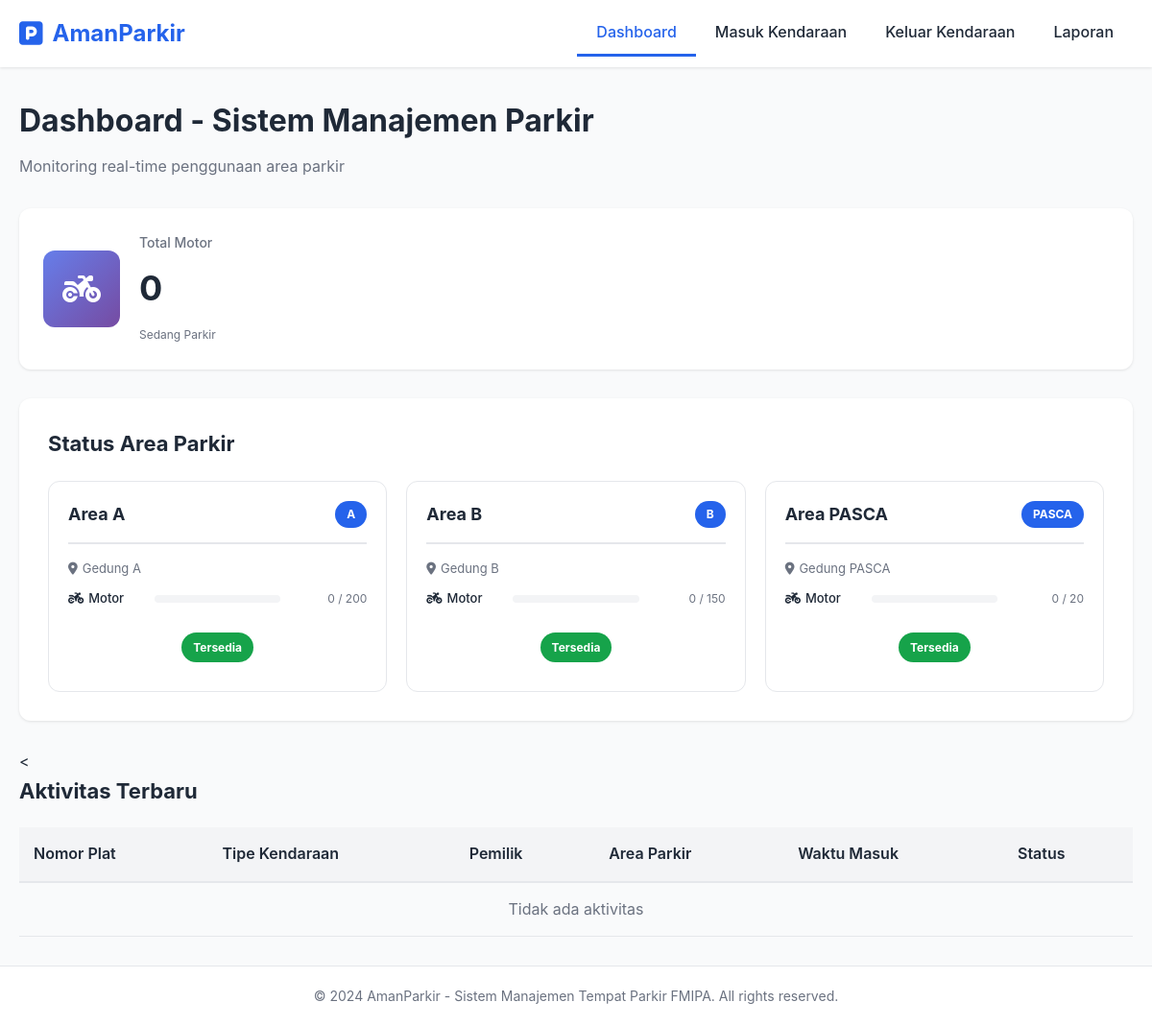
The page / on the database its author committed.
### tables this page shows
CREATE TABLE IF NOT EXISTS parking_areas (
    id INT PRIMARY KEY AUTO_INCREMENT,
    area_code VARCHAR(50) UNIQUE NOT NULL,
    area_name VARCHAR(100) NOT NULL,
    location VARCHAR(255),
    total_capacity INT NOT NULL,
    motorcycle_capacity INT NOT NULL,
    car_capacity INT NOT NULL,
    current_motorcycle INT DEFAULT 0,
    current_car INT DEFAULT 0,
    status ENUM('active', 'inactive') DEFAULT 'active',
    created_at TIMESTAMP DEFAULT CURRENT_TIMESTAMP,
    updated_at TIMESTAMP DEFAULT CURRENT_TIMESTAMP ON UPDATE CURRENT_TIMESTAMP
);

### app/controllers/HomeController.php (called while the page is built, shortened)
<?php
require_once __DIR__ . '/../models/ParkingArea.php';
require_once __DIR__ . '/../models/ParkingTransaction.php';
class HomeController {
    private $parkingArea;
    private $parkingTransaction;
    public function __construct($db) {
        $this->parkingArea = new ParkingArea($db);
        $this->parkingTransaction = new ParkingTransaction($db);
    }
    public function index() {
        $parkingAreas = $this->parkingArea->getAllWithStatus();
        $totalParking = 0;
        $totalMotorcycles = 0;
        $totalCars = 0;
        foreach ($parkingAreas as $area) {
            $totalParking += $area['current_vehicles'];
            $totalMotorcycles += $area['current_motorcycles'];
            $totalCars += $area['current_cars'];
        }
        $recentTransactions = $this->parkingTransaction->getAll(10, 0);
        $data = [
            'parkingAreas' => $parkingAreas,
            'totalParking' => $totalParking,
            'totalMotorcycles' => $totalMotorcycles,
            'totalCars' => $totalCars,
            'recentTransactions' => $recentTransactions
        ];
        require_once __DIR__ . '/../views/dashboard.php';
    }
}
?>

### app/models/ParkingArea.php (called while the page is built, shortened)
<?php
class ParkingArea {
    private $conn;
    private $table = 'parking_areas';
    public function __construct($db) {
        $this->conn = $db;
    }
    public function getAllWithStatus() {
        $query = "SELECT
                    pa.*,
                    (SELECT COUNT(*) FROM parking_transactions WHERE parking_area_id = pa.id AND is_active = TRUE) as current_vehicles,
                    (SELECT COUNT(*) FROM parking_transactions pt
                        JOIN vehicles v ON pt.vehicle_id = v.id
                        JOIN vehicle_types vt ON v.vehicle_type_id = vt.id
                        WHERE pt.parking_area_id = pa.id AND pt.is_active = TRUE AND vt.type_code = 'MC') as current_motorcycles,
                    (SELECT COUNT(*) FROM parking_transactions pt
                        JOIN vehicles v ON pt.vehicle_id = v.id
                        JOIN vehicle_types vt ON v.vehicle_type_id = vt.id
                        WHERE pt.parking_area_id = pa.id AND pt.is_active = TRUE AND vt.type_code = 'CAR') as current_cars
                  FROM " . $this->table . " pa
                  WHERE pa.status = 'active'
                  ORDER BY pa.area_code ASC";
        $result = $this->conn->query($query);
        return $result->fetch_all(MYSQLI_ASSOC);
    }
}
?>

### app/models/ParkingTransaction.php (called while the page is built, shortened)
<?php
class ParkingTransaction {
    private $conn;
    private $table = 'parking_transactions';
    public function __construct($db) {
        $this->conn = $db;
    }
    public function getAll($limit = 100, $offset = 0) {
        $query = "SELECT pt.*, v.plate_number, v.owner_name, vt.type_name, pa.area_name
                  FROM " . $this->table . " pt
                  JOIN vehicles v ON pt.vehicle_id = v.id
                  JOIN vehicle_types vt ON v.vehicle_type_id = vt.id
                  JOIN parking_areas pa ON pt.parking_area_id = pa.id
                  ORDER BY pt.created_at DESC
                  LIMIT ? OFFSET ?";
        $stmt = $this->conn->prepare($query);
        $stmt->bind_param("ii", $limit, $offset);
        $stmt->execute();
        return $stmt->get_result()->fetch_all(MYSQLI_ASSOC);
    }
}
?>

### app/views/dashboard.php (the view, shortened to what this page needs)
<?php
require_once __DIR__ . '/header.php';
?>
<div class="page-header">
    <h1>Dashboard - Sistem Manajemen Parkir</h1>
    <p>Monitoring real-time penggunaan area parkir</p>
</div>
<div class="stats-container">
    <div class="stat-card">
        <div class="stat-icon total-vehicles">
            <i class="fas fa-motorcycle"></i>
        </div>
        <div class="stat-content">
            <h3>Total Motor</h3>
            <p class="stat-value"><?php echo $data['totalMotorcycles']; ?></p>
            <span class="stat-label">Sedang Parkir</span>
        </div>
    </div>
</div>
<section class="section">
    <h2 class="section-title">Status Area Parkir</h2>
    <div class="areas-grid">
        <?php foreach ($data['parkingAreas'] as $area): ?>
        <div class="area-card">
            <div class="area-header">
                <h3><?php echo htmlspecialchars($area['area_name']); ?></h3>
                <span class="area-code"><?php echo htmlspecialchars($area['area_code']); ?></span>
            </div>
            <div class="area-location">
                <i class="fas fa-map-marker-alt"></i>
                <?php echo htmlspecialchars($area['location']); ?>
            </div>
            <div class="capacity-info">
                <div class="capacity-row">
                    <span class="label"><i class="fas fa-motorcycle"></i> Motor</span>
                    <div class="progress-bar">
                    </div>
                    <span class="capacity-text"><?php echo $area['current_motorcycles']; ?> / <?php echo $area['motorcycle_capacity']; ?></span>
                </div>
            </div>
            <div class="area-status <?php echo ($area['current_vehicles'] >= $area['total_capacity'] - 5) ? 'warning' : 'normal'; ?>">
                <?php
                $percentage = ($area['current_vehicles'] / $area['total_capacity']) * 100;
                if ($percentage >= 90) {
                    echo '<span class="badge danger">Hampir Penuh</span>';
                } elseif ($percentage >= 70) {
                    echo '<span class="badge warning">Cukup Penuh</span>';
                } else {
                    echo '<span class="badge success">Tersedia</span>';
                }
                ?>
            </div>
        </div>
        <?php endforeach; ?>
    </div>
</section>
<   <h2 class="section-title">Aktivitas Terbaru</h2>
    <div class="table-responsive">
        <table class="table">
            <thead>
                <tr>
                    <th>Nomor Plat</th>
                    <th>Tipe Kendaraan</th>
                    <th>Pemilik</th>
                    <th>Area Parkir</th>
                    <th>Waktu Masuk</th>
                    <th>Status</th>
                </tr>
            </thead>
            <tbody>
                <?php if (empty($data['recentTransactions'])): ?>
                <tr>
                    <td colspan="6" class="text-center">Tidak ada aktivitas</td>
                </tr>
                <?php endif; ?>
            </tbody>
        </table>
    </div>
<?php require_once __DIR__ . '/footer.php'; ?>

### public/css/style.css (style rules this page uses)
:root { --primary-color: #2563eb; --primary-dark: #1e40af; --danger-color: #dc2626; --success-color: #16a34a; --warning-color: #ea580c; --light-bg: #f3f4f6; --border-color: #e5e7eb; --text-dark: #1f2937; --text-light: #6b7280; }
* { margin: 0; padding: 0; box-sizing: border-box; }
body { font-family: -apple-system, BlinkMacSystemFont, 'Segoe UI', Roboto, 'Helvetica Neue', Arial, sans-serif; background-color: #f9fafb; color: var(--text-dark); line-height: 1.6; }
.page-header { margin-bottom: 30px; }
.page-header h1 { font-size: 32px; margin-bottom: 10px; color: var(--text-dark); }
.page-header p { color: var(--text-light); font-size: 16px; }
.stats-container { display: grid; grid-template-columns: repeat(auto-fit, minmax(280px, 1fr)); gap: 20px; margin-bottom: 30px; }
.stat-card { background: white; border-radius: 12px; padding: 25px; display: flex; align-items: center; gap: 20px; box-shadow: 0 1px 3px rgba(0, 0, 0, 0.1); transition: transform 0.3s ease; }
.stat-icon { width: 80px; height: 80px; border-radius: 12px; display: flex; align-items: center; justify-content: center; font-size: 32px; color: white; }
.stat-icon.total-vehicles { background: linear-gradient(135deg, #667eea 0%, #764ba2 100%); }
.stat-content h3 { font-size: 14px; color: var(--text-light); font-weight: 500; margin-bottom: 8px; }
.stat-value { font-size: 36px; font-weight: bold; color: var(--text-dark); margin-bottom: 5px; }
.stat-label { font-size: 12px; color: var(--text-light); }
.section { background: white; border-radius: 12px; padding: 30px; margin-bottom: 30px; box-shadow: 0 1px 3px rgba(0, 0, 0, 0.1); }
.section-title { font-size: 22px; margin-bottom: 20px; color: var(--text-dark); display: flex; align-items: center; gap: 10px; }
.areas-grid { display: grid; grid-template-columns: repeat(auto-fill, minmax(300px, 1fr)); gap: 20px; }
.area-card { border: 1px solid var(--border-color); border-radius: 12px; padding: 20px; transition: all 0.3s ease; }
.area-header { display: flex; justify-content: space-between; align-items: center; margin-bottom: 15px; padding-bottom: 15px; border-bottom: 2px solid var(--border-color); }
.area-header h3 { font-size: 18px; margin: 0; }
.area-code { background: var(--primary-color); color: white; padding: 4px 12px; border-radius: 20px; font-size: 12px; font-weight: bold; }
.area-location { color: var(--text-light); font-size: 14px; margin-bottom: 15px; display: flex; align-items: center; gap: 8px; }
.capacity-info { margin-bottom: 15px; }
.capacity-row { margin-bottom: 15px; display: grid; grid-template-columns: 80px 1fr 80px; gap: 10px; align-items: center; }
.capacity-row .label { font-size: 13px; font-weight: 500; display: flex; align-items: center; gap: 5px; }
.progress-bar { width: 100%; height: 8px; background: var(--light-bg); border-radius: 4px; overflow: hidden; }
.capacity-text { font-size: 12px; color: var(--text-light); text-align: right; }
.area-status { text-align: center; padding: 10px; }
.badge { display: inline-block; padding: 6px 12px; border-radius: 20px; font-size: 12px; font-weight: bold; color: white; }
.badge.success { background: var(--success-color); }
.table-responsive { overflow-x: auto; }
.table { width: 100%; border-collapse: collapse; }
.table thead { background: var(--light-bg); }
.table th { padding: 15px; text-align: left; font-weight: 600; color: var(--text-dark); border-bottom: 2px solid var(--border-color); }
.table td { padding: 15px; border-bottom: 1px solid var(--border-color); }
.text-center { text-align: center; color: var(--text-light); }
.area-location { color: var(--text-light); font-size: 13px; margin-bottom: 10px; display: flex; align-items: center; gap: 5px; }

### rows shown on the page
parking_areas: area_name "Area A", area_code "A", location "Gedung A", current_motorcycles "0", motorcycle_capacity "200", total_capacity "Tersedia"
parking_areas: area_name "Area B", area_code "B", location "Gedung B", current_motorcycles "0", motorcycle_capacity "150", total_capacity "Tersedia"
parking_areas: area_name "Area PASCA", area_code "PASCA", location "Gedung PASCA", current_motorcycles "0", motorcycle_capacity "20", total_capacity "Tersedia"

### other values the page prints
$data['totalMotorcycles'] "0"
